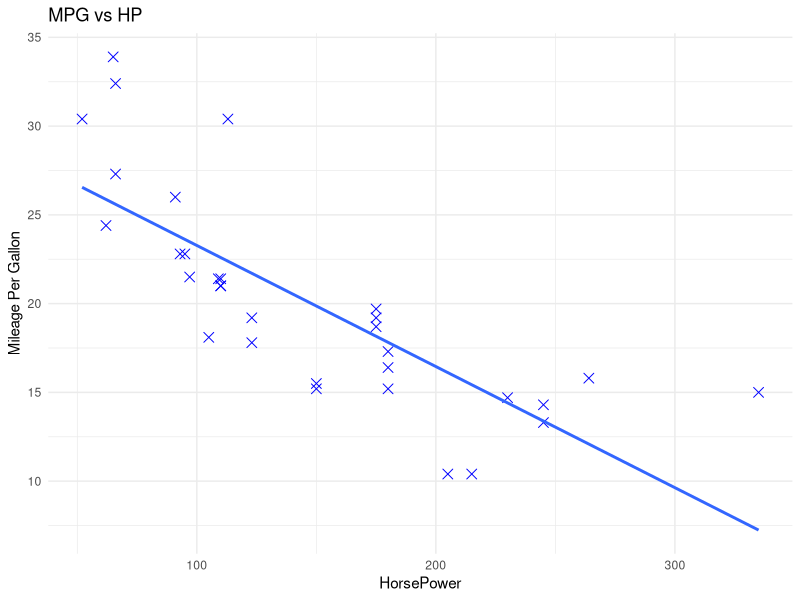

This figure's R source:
data()
mtcars

cor(mtcars$mpg,mtcars$hp)

#install.packages("ggplot2")
library(ggplot2)

ggplot(data=mtcars,aes(x=hp,y=mpg))+
         geom_point(shape=4,size=3,color="blue")+
         geom_smooth(method="lm",se=FALSE)+
         labs(title="MPG vs HP",
              x="HorsePower",
              y="Mileage Per Gallon")+
         theme_minimal()
  

